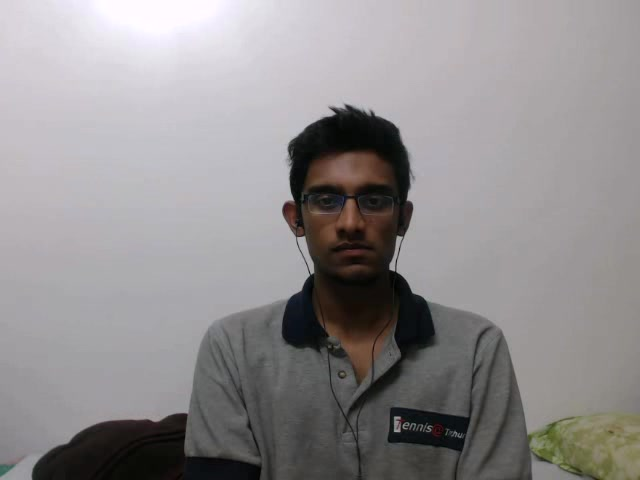
#> input picture daisee/sampled_frames/5000441009.jpg, 640 x 480 px
$ python -i 33_face_bboxes.py   (imports and definitions only)
#> lines starting #> are read from the running program, lines starting #| are printed output that depends on the picture
"""
Detect a face bounding box in every DAiSEE frame using mediapipe FaceDetection.
Stores normalized (x_min, y_min, width, height) in [0,1].

Output:
  features/face_bboxes.json
    {clip_id: {"bbox": [x, y, w, h], "score": float} or {"bbox": None}}
"""
import os, csv, json, time
import numpy as np
import cv2

BASE = os.path.dirname(os.path.dirname(os.path.abspath(__file__)))
MANIFEST = os.path.join(BASE, "frames_full", "manifest.csv")
OUT = os.path.join(BASE, "features", "face_bboxes.json")

# OpenCV Haar cascade — no download needed, shipped with opencv-python
HAAR_PATH = cv2.data.haarcascades + "haarcascade_frontalface_default.xml"
detector = cv2.CascadeClassifier(HAAR_PATH)


def detect(path):
#> called with path = '../daisee/sampled_frames/5000441009.jpg'
    img = cv2.imread(path)
#> img is the input picture: shape (480, 640, 3); mean B, G, R 143.2, 142.2, 145.3
    if img is None:
        return None, None, (0, 0)
    H, W = img.shape[:2]
#> H = 480; W = 640
    gray = cv2.cvtColor(img, cv2.COLOR_BGR2GRAY)
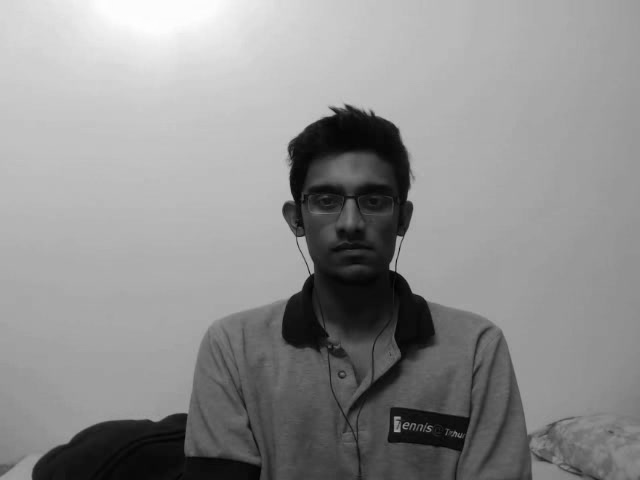
#> gray: shape (480, 640); min 1, max 254, mean 143.2
    # Equalize hist for low-light webcam frames
    gray = cv2.equalizeHist(gray)
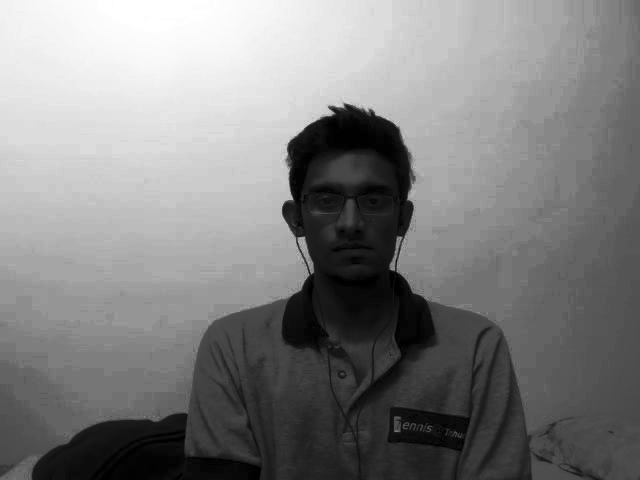
#> gray: shape (480, 640); min 0, max 255, mean 128.7
    faces = detector.detectMultiScale(
        gray,
        scaleFactor=1.1,
        minNeighbors=3,
        minSize=(int(0.10 * min(W, H)), int(0.10 * min(W, H))),
        flags=cv2.CASCADE_SCALE_IMAGE,
    )
#> faces = [[292, 152, 118, 118]]
    if len(faces) == 0:
        return None, None, (W, H)
    # Pick the largest face
    faces_arr = np.array(faces)
#> faces_arr = [[292, 152, 118, 118]]
    areas = faces_arr[:, 2] * faces_arr[:, 3]
#> areas = [13924]
    best = faces_arr[areas.argmax()]
#> best = [292, 152, 118, 118]
    x, y, w, h = best
#> x = 292; y = 152; w = 118; h = 118
    # Normalize to [0, 1]
    nx, ny, nw, nh = x / W, y / H, w / W, h / H
#> nx = 0.456; ny = 0.317; nw = 0.184; nh = 0.246
    return (float(nx), float(ny), float(nw), float(nh)), float(areas.max() / (W * H)), (W, H)


def main():
    rows = []
    with open(MANIFEST) as f:
        for r in csv.DictReader(f):
            if r["status"] in ("ok", "exists") and os.path.exists(r["frame_path"]):
                rows.append(r)
    print(f"Processing {len(rows)} frames...")

    out = {}
    detected = 0
    t0 = time.time()
    for i, r in enumerate(rows):
        bbox, score, size = detect(r["frame_path"])
        out[r["clip_id"]] = {"bbox": list(bbox) if bbox else None,
                             "score": score, "image_size": list(size)}
        if bbox is not None:
            detected += 1
        if (i + 1) % 500 == 0:
            dt = time.time() - t0
            print(f"  {i+1}/{len(rows)}  detected={detected} ({100*detected/(i+1):.1f}%)  "
                  f"elapsed={dt:.0f}s  est_remaining={dt/(i+1)*(len(rows)-i-1):.0f}s",
                  flush=True)

    with open(OUT, "w") as f:
        json.dump(out, f)
    print(f"Done. Detected face in {detected}/{len(rows)} ({100*detected/len(rows):.1f}%)")
    print(f"Saved: {OUT}")


# [2 lines not run here, left out]

>>> result = detect('../daisee/sampled_frames/5000441009.jpg')
#> result = ((0.456, 0.317, 0.184, 0.246), 0.0453, (640, 480))

$ run again, on daisee/sampled_frames/5000441059.jpg
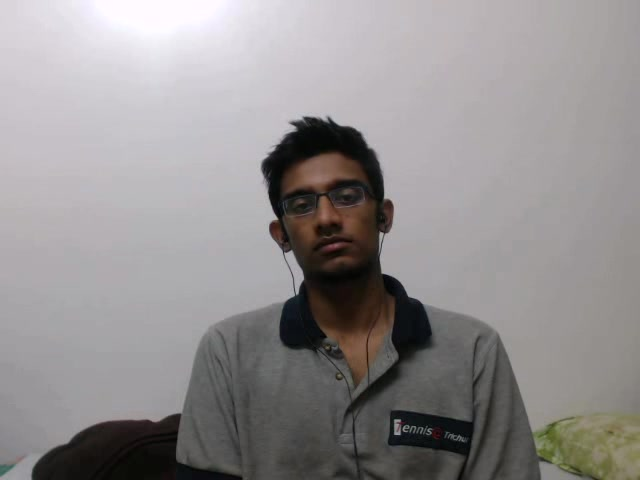
#> input picture daisee/sampled_frames/5000441059.jpg, 640 x 480 px
#> in detect, img is the input picture: shape (480, 640, 3); mean B, G, R 144, 143.5, 147
#> in detect, `gray = cv2.cvtColor(img, cv2.COLOR_BGR2GRAY)`:
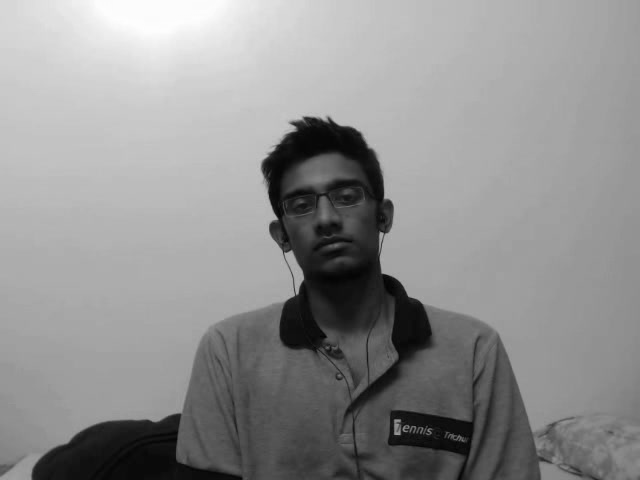
#> gray: shape (480, 640); min 1, max 254, mean 144.6
#> in detect, `gray = cv2.equalizeHist(gray)`:
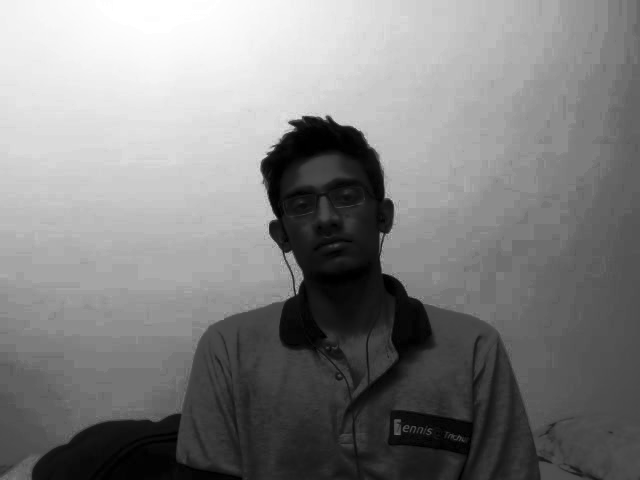
#> gray: shape (480, 640); min 0, max 255, mean 128.8
#> faces = [[270, 155, 112, 112]]
#> areas = [12544]
#> best = [270, 155, 112, 112]
#> x = 270; y = 155; w = 112
#> nx = 0.422; ny = 0.323; nw = 0.175; nh = 0.233
#> result = ((0.422, 0.323, 0.175, 0.233), 0.0408, (640, 480))
